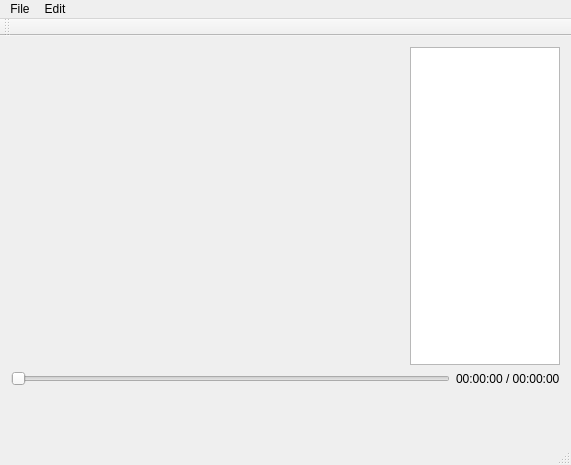
<?xml version="1.0" encoding="UTF-8"?>
<ui version="4.0">
 <class>MediaPlayer</class>
 <widget class="QMainWindow" name="MediaPlayer">
  <property name="geometry">
   <rect>
    <x>0</x>
    <y>0</y>
    <width>571</width>
    <height>465</height>
   </rect>
  </property>
  <property name="windowTitle">
   <string>MediaPlayer</string>
  </property>
  <widget class="QWidget" name="centralWidget">
   <layout class="QVBoxLayout" name="verticalLayout">
    <item>
     <layout class="QHBoxLayout" name="horizontalLayout">
      <item>
       <widget class="VideoWidget" name="vw_player" native="true"/>
      </item>
      <item>
       <widget class="QListView" name="lv_media">
        <property name="maximumSize">
         <size>
          <width>150</width>
          <height>16777215</height>
         </size>
        </property>
        <property name="defaultDropAction">
         <enum>Qt::MoveAction</enum>
        </property>
       </widget>
      </item>
     </layout>
    </item>
    <item>
     <layout class="QHBoxLayout" name="horizontalLayout_2">
      <item>
       <widget class="QSlider" name="hs_position">
        <property name="pageStep">
         <number>0</number>
        </property>
        <property name="orientation">
         <enum>Qt::Horizontal</enum>
        </property>
       </widget>
      </item>
      <item>
       <widget class="QLabel" name="l_mediaTime">
        <property name="text">
         <string>00:00:00 / 00:00:00</string>
        </property>
       </widget>
      </item>
     </layout>
    </item>
    <item>
     <widget class="PlayerControls" name="pc_controlPanel" native="true">
      <property name="minimumSize">
       <size>
        <width>0</width>
        <height>40</height>
       </size>
      </property>
     </widget>
    </item>
   </layout>
  </widget>
  <widget class="QMenuBar" name="menuBar">
   <property name="geometry">
    <rect>
     <x>0</x>
     <y>0</y>
     <width>571</width>
     <height>25</height>
    </rect>
   </property>
   <widget class="QMenu" name="menuFile">
    <property name="title">
     <string>File</string>
    </property>
    <widget class="QMenu" name="menuRemove_from_playlist">
     <property name="title">
      <string>Remove from playlist</string>
     </property>
     <addaction name="actionRemoveAll"/>
     <addaction name="actionRemoveSelected"/>
    </widget>
    <addaction name="actionOpen"/>
    <addaction name="menuRemove_from_playlist"/>
   </widget>
   <widget class="QMenu" name="menuEdit">
    <property name="title">
     <string>Edit</string>
    </property>
    <addaction name="actionMoveUp"/>
    <addaction name="actionMoveDown"/>
   </widget>
   <addaction name="menuFile"/>
   <addaction name="menuEdit"/>
  </widget>
  <widget class="QToolBar" name="mainToolBar">
   <attribute name="toolBarArea">
    <enum>TopToolBarArea</enum>
   </attribute>
   <attribute name="toolBarBreak">
    <bool>false</bool>
   </attribute>
  </widget>
  <widget class="QStatusBar" name="statusBar"/>
  <action name="actionOpen">
   <property name="text">
    <string>Open</string>
   </property>
  </action>
  <action name="actionRemoveAll">
   <property name="text">
    <string>All</string>
   </property>
  </action>
  <action name="actionRemoveSelected">
   <property name="text">
    <string>Selected</string>
   </property>
  </action>
  <action name="actionMoveUp">
   <property name="text">
    <string>Move Up</string>
   </property>
  </action>
  <action name="actionMoveDown">
   <property name="text">
    <string>Move Down</string>
   </property>
  </action>
 </widget>
 <layoutdefault spacing="6" margin="11"/>
 <customwidgets>
  <customwidget>
   <class>PlayerControls</class>
   <extends>QWidget</extends>
   <header location="global">playercontrols.h</header>
   <container>1</container>
  </customwidget>
  <customwidget>
   <class>VideoWidget</class>
   <extends>QWidget</extends>
   <header>videowidget.h</header>
   <container>1</container>
  </customwidget>
 </customwidgets>
 <resources/>
 <connections/>
</ui>
